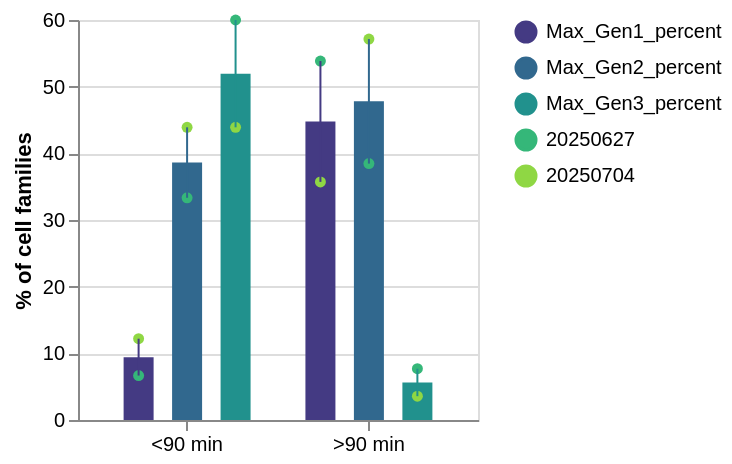

This figure's notebook cell:
### Code cell
# with errors filtered 

chart_monastrol_noerrors = plot_percentage_comparison(
    data = percentages_df_noError
)

chart_monastrol_noerrors

### Figure 1 — Vega-Lite specification as saved in the notebook (floating-point values rounded to 4 significant figures)
{"config": {"view": {"continuousWidth": 300, "continuousHeight": 300}}, "layer": [{"mark": {"type": "bar", "width": 15}, "encoding": {"color": {"field": "Metric", "scale": {"scheme": "viridis"}, "title": "", "type": "nominal"}, "x": {"axis": {"labelAngle": 0}, "field": "Population", "title": "", "type": "nominal"}, "xOffset": {"field": "Metric", "type": "nominal"}, "y": {"aggregate": "mean", "field": "Percentage", "title": "% of cell families", "type": "quantitative"}}}, {"mark": {"type": "circle", "width": 15}, "encoding": {"color": {"field": "Dataset", "scale": {"scheme": "viridis"}, "title": "", "type": "ordinal"}, "x": {"axis": {"labelAngle": 0}, "field": "Population", "title": "", "type": "nominal"}, "xOffset": {"field": "Metric", "type": "nominal"}, "y": {"aggregate": "mean", "field": "Percentage", "title": "% of cell families", "type": "quantitative"}}}, {"mark": {"type": "errorbar", "extent": "stderr"}, "encoding": {"color": {"field": "Metric", "type": "nominal"}, "x": {"field": "Population", "type": "nominal"}, "xOffset": {"field": "Metric", "type": "nominal"}, "y": {"aggregate": "mean", "field": "Percentage", "title": "% of cell families", "type": "quantitative"}}}], "data": {"name": "data-0126c56fdae1a1b12ac41134320760af"}, "height": 200, "width": 200, "$schema": "https://vega.github.io/schema/vega-lite/v5.20.1.json", "datasets": {"data-0126c56fdae1a1b12ac41134320760af": [{"Dataset": 20250627, "Population": ">90 min", "Total_Tracks": 39, "Metric": "Max_Gen1_percent", "Percentage": 53.85}, {"Dataset": 20250704, "Population": ">90 min", "Total_Tracks": 28, "Metric": "Max_Gen1_percent", "Percentage": 35.71}, {"Dataset": 20250627, "Population": "<90 min", "Total_Tracks": 15, "Metric": "Max_Gen1_percent", "Percentage": 6.667}, {"Dataset": 20250704, "Population": "<90 min", "Total_Tracks": 41, "Metric": "Max_Gen1_percent", "Percentage": 12.2}, {"Dataset": 20250627, "Population": ">90 min", "Total_Tracks": 39, "Metric": "Max_Gen2_percent", "Percentage": 38.46}, {"Dataset": 20250704, "Population": ">90 min", "Total_Tracks": 28, "Metric": "Max_Gen2_percent", "Percentage": 57.14}, {"Dataset": 20250627, "Population": "<90 min", "Total_Tracks": 15, "Metric": "Max_Gen2_percent", "Percentage": 33.33}, {"Dataset": 20250704, "Population": "<90 min", "Total_Tracks": 41, "Metric": "Max_Gen2_percent", "Percentage": 43.9}, {"Dataset": 20250627, "Population": ">90 min", "Total_Tracks": 39, "Metric": "Max_Gen3_percent", "Percentage": 7.692}, {"Dataset": 20250704, "Population": ">90 min", "Total_Tracks": 28, "Metric": "Max_Gen3_percent", "Percentage": 3.571}, {"Dataset": 20250627, "Population": "<90 min", "Total_Tracks": 15, "Metric": "Max_Gen3_percent", "Percentage": 60.0}, {"Dataset": 20250704, "Population": "<90 min", "Total_Tracks": 41, "Metric": "Max_Gen3_percent", "Percentage": 43.9}]}}
